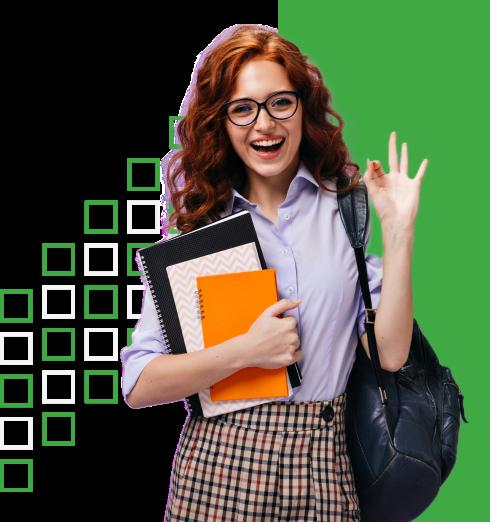
#> input picture 1.jpg, 490 x 522 px
$ python skin.py 1.jpg
#> lines starting #> are read from the running program, lines starting #| are printed output that depends on the picture
import cv2
import numpy as np
import json

def preprocess_image(image_path):
    # Load the image
#> called with image_path = '1.jpg'
    image = cv2.imread(image_path)
#> image is the input picture: shape (522, 490, 3); mean B, G, R 64.9, 88.9, 78.9
    if image is None:
        raise FileNotFoundError(f"Unable to load image from {image_path}")

    # Convert image to RGB (if it's in BGR format)
    image = cv2.cvtColor(image, cv2.COLOR_BGR2RGB)

    # Resize the image to a standard size (e.g., 224x224 for deep learning models)
    image = cv2.resize(image, (224, 224))
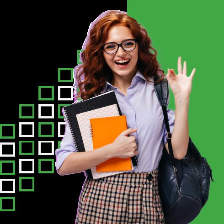
#> image: shape (224, 224, 3); mean R, G, B 78.9, 88.8, 64.9

    # Perform any other preprocessing steps as needed

    return image

def detect_face(image):
    # Use a face detection algorithm to locate the face in the input image
    # For demonstration purposes, we'll use the Haar cascade classifier
    # You can replace this with a more advanced face detection model if needed
    face_cascade = cv2.CascadeClassifier(cv2.data.haarcascades + 'haarcascade_frontalface_default.xml')
    gray_image = cv2.cvtColor(image, cv2.COLOR_RGB2GRAY)
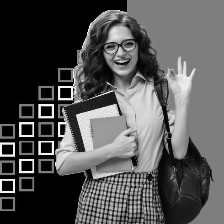
#> gray_image: shape (224, 224); min 0, max 254, mean 83.1
    faces = face_cascade.detectMultiScale(gray_image, scaleFactor=1.3, minNeighbors=5)
#> faces = [[95, 26, 50, 50]]

    if len(faces) == 0:
        raise RuntimeError("No faces detected in the image")

    # Assume the first face detected as the target face
    face_bbox = faces[0]
#> face_bbox = [95, 26, 50, 50]

    return face_bbox

def extract_features(image, face_bbox):
    # Extract relevant features from the detected face
    # For demonstration purposes, we'll simply return the bounding box coordinates
    return face_bbox

def classify_skin_type(features):
    # Placeholder function to classify skin type based on extracted features
    # For demonstration purposes, we'll simply return a fixed skin type
    skin_type = "Spring"  # Placeholder, replace with actual classification
    return skin_type

def process_image(image_path):
    # Preprocess the image
    preprocessed_image = preprocess_image(image_path)

    # Detect face in the preprocessed image
    face_bbox = detect_face(preprocessed_image)
#> face_bbox = [95, 26, 50, 50]

    # Extract features from the detected face
    features = extract_features(preprocessed_image, face_bbox)
#> features = [95, 26, 50, 50]

    # Classify skin type based on extracted features
    skin_type = classify_skin_type(features)
#> skin_type = 'Spring'

    return skin_type

if __name__ == "__main__":
    import sys

    # Get the image path from command line arguments
    if len(sys.argv) != 2:
        print("Usage: python skin.py <image_path>")
        sys.exit(1)

    image_path = sys.argv[1]

    try:
        # Process the image and generate output
        skin_type = process_image(image_path)
#> skin_type = 'Spring'

        # Create JSON string with output
        output = {"skin_type": skin_type}
#> output = {'skin_type': 'Spring'}

        # Print JSON string
        print(json.dumps(output))
#| {"skin_type": "Spring"}

    except Exception as e:
        print("Error:", e)
